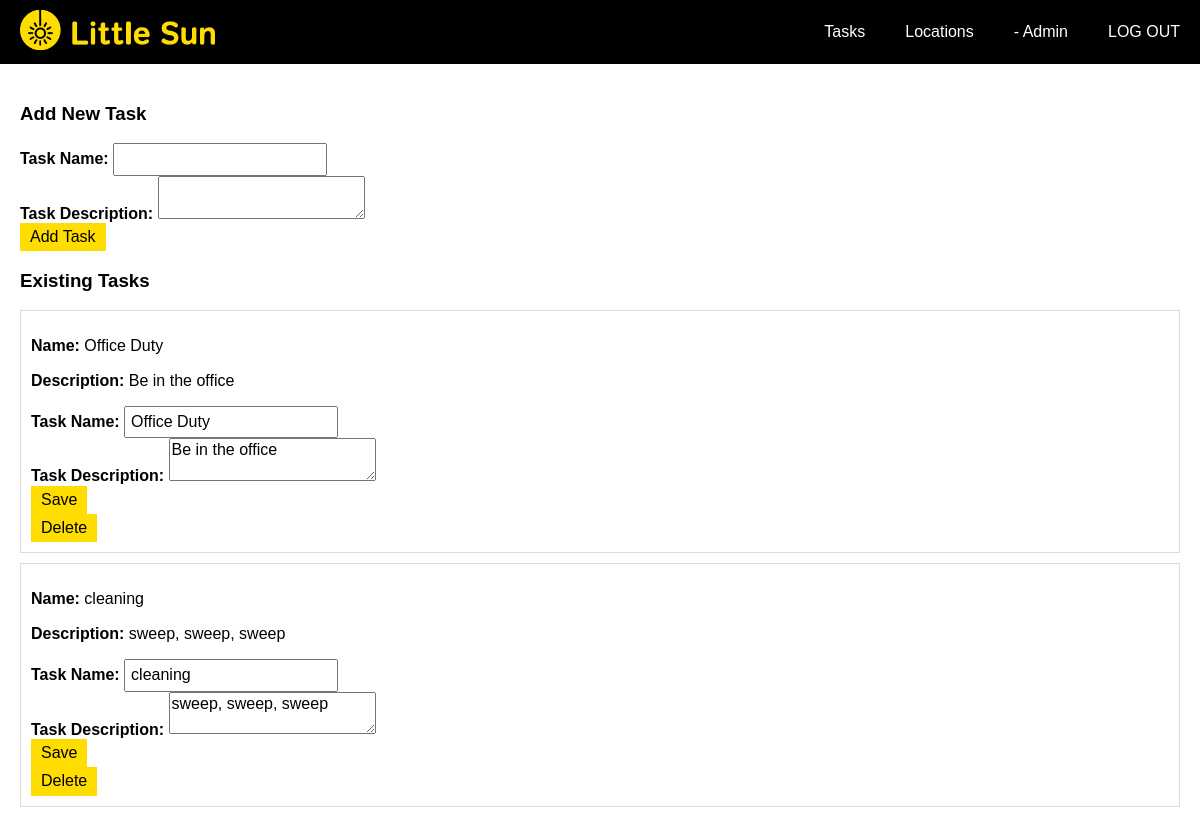
Before: /admin_tasks.php with the older database file.
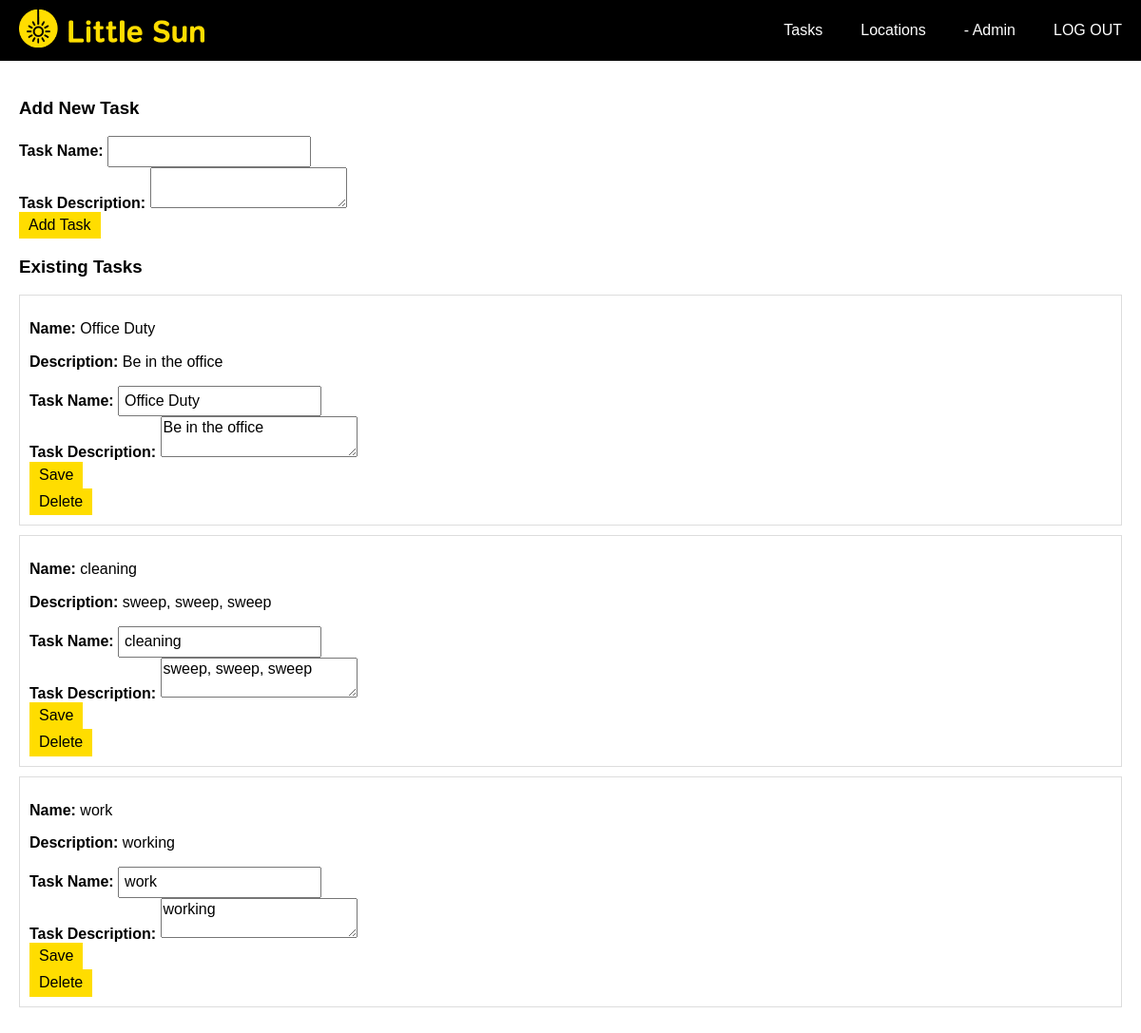
After: the same page with the newer database file.
### tables this page shows
CREATE TABLE `hub_tasks` (
  `id` int(11) NOT NULL,
  `task_name` varchar(255) NOT NULL,
  `task_description` text,
  `task_type` varchar(100) DEFAULT NULL,
  `task_status` varchar(50) NOT NULL DEFAULT 'Open',
  `task_start_date` datetime DEFAULT NULL,
  `task_end_date` datetime DEFAULT NULL,
  `assigned_to` int(11) DEFAULT NULL,
  `hub_location_id` int(11) DEFAULT NULL,
  `assigned_manager_id` int(11) DEFAULT NULL
);

### admin_tasks.php (the view, shortened to what this page needs)
<?php
try {
    $conn = Data::getConnection();
    $sql = "SELECT * FROM hub_tasks";
    $stmt = $conn->prepare($sql);
    $stmt->execute();
    $tasks = $stmt->fetchAll(PDO::FETCH_ASSOC);
} catch (PDOException $e) {
    echo "Fout: " . $e->getMessage();
}
?>
<!DOCTYPE html>
<html lang="en">
<head>
    <link rel="stylesheet" href="styles/normalize.css">
    <link rel="stylesheet" href="styles/nav.css">
    <link rel="stylesheet" href="styles/locations.css">
</head>
<body>
    <?php include_once("admin.nav.inc.php"); ?>
    <div class="content">
        <h3>Add New Task</h3>
        <form method="post" action="<?php echo htmlspecialchars($_SERVER["PHP_SELF"]); ?>">
            <label for="task_name">Task Name:</label>
            <input type="text" id="task_name" name="task_name" required><br>
            <label for="task_description">Task Description:</label>
            <textarea id="task_description" name="task_description" required></textarea><br>
            <button type="submit">Add Task</button>
        </form>
        <h3>Existing Tasks</h3>
        <?php foreach ($tasks as $task) : ?>
            <div class="location">
                <p><strong>Name:</strong> <?php echo htmlspecialchars($task['task_name']); ?></p>
                <p><strong>Description:</strong> <?php echo htmlspecialchars($task['task_description']); ?></p>
                <form method="post" action="<?php echo htmlspecialchars($_SERVER["PHP_SELF"]); ?>">
                    <label for="edit_task_name_<?php echo $task['id']; ?>">Task Name:</label>
                    <input type="text" id="edit_task_name_<?php echo $task['id']; ?>" name="edit_task_name" value="<?php echo htmlspecialchars($task['task_name']); ?>"><br>
                    <label for="edit_task_description_<?php echo $task['id']; ?>">Task Description:</label>
                    <textarea id="edit_task_description_<?php echo $task['id']; ?>" name="edit_task_description"><?php echo htmlspecialchars($task['task_description']); ?></textarea><br>
                    <button type="submit">Save</button>
                </form>
                <form method="post" action="<?php echo htmlspecialchars($_SERVER["PHP_SELF"]); ?>">
                    <button type="submit">Delete</button>
                </form>
            </div>
        <?php endforeach; ?>
    </div>
</body>
</html>

### admin.nav.inc.php (shortened to what this page needs)
<!DOCTYPE html>
<html lang="en">
<head>
    <link rel="stylesheet" href="/styles/normalize.css">
    <link rel="stylesheet" href="/styles/nav.css">
</head>
<body>
    <nav>
        <ul>
            <li><a href="index.php">
                    <img id="logo" src="images/little_sun_logo.png" alt="Logo">
                </a>
            </li>
            <li><a href="admin_tasks.php">Tasks</a></li>
            <li><a href="admin_locations.php">Locations</a></li>
            <li><a href="admin_dashboard.php">- Admin </a></li>
            <li><a class="nav-items" href="logout.php">LOG OUT</a></li>
        </ul>
    </nav>

### styles/nav.css (style rules this page uses)
* { font-family: sans-serif; }
nav { background-color: black; }
nav ul { display: flex; list-style: none; margin: 0; padding: 0; align-items: center; }
nav ul li { position: relative; }
nav ul li a { display: block; padding: 10px 20px; text-decoration: none; color: #fff; transition: background-color 0.3s; }
#logo { height: 40px; }
nav ul li:first-child { margin-right: auto; }

### styles/locations.css (style rules this page uses)
body { font-family: Arial, sans-serif; margin: 0; }
.location { border: 1px solid #ddd; padding: 10px; margin-bottom: 10px; }
.content { padding: 20px; }
label { font-weight: bold; }
input[type="text"], select { padding: 5px; width: 200px; }
button { margin-top: 10px; padding: 5px 10px; background-color: #ffdd00; color: black; border: none; cursor: pointer; }

Changed rows visible on the page:
added hub_tasks: task_name "work", task_description "working", edit_task_name "work", edit_task_description "working"
